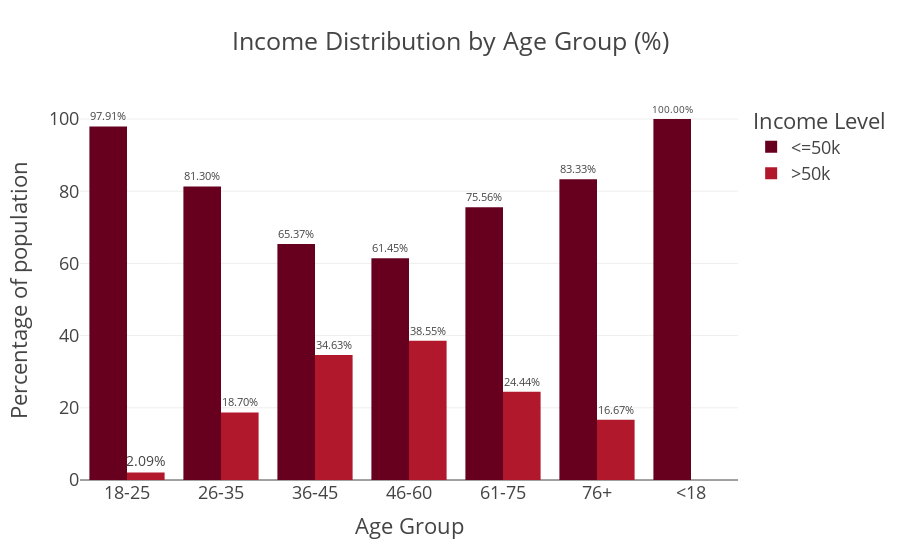

Notebook source saved alongside this figure:
### Code cell
fig = px.bar(
    adult_df_income_age,
    x = 'age_group',
    y = 'percentage',
    color = 'income',
    title = 'Income Distribution by Age Group (%)',
    barmode = 'group', 
    height = 500,
    color_discrete_sequence=px.colors.sequential.RdBu,
    text= 'percentage'
)
fig.update_traces(texttemplate='%{text:.2f}%', textposition='outside')
fig.update_layout(template="presentation", xaxis_title='Age Group', 
                  yaxis_title='Percentage of population', legend_title=dict(text='Income Level'),
                  paper_bgcolor = "rgba(0, 0, 0, 0)", plot_bgcolor = "rgba(0, 0, 0, 0)")
fig.show()

### Figure 1 — Plotly figure (JSON) as saved in the notebook; plotly's stock layout.template omitted (floating-point values rounded to 4 significant figures)
{"data": [{"alignmentgroup": "True", "hovertemplate": "income=<=50k<br>age_group=%{x}<br>percentage=%{text}<extra></extra>", "legendgroup": "<=50k", "marker": {"color": "rgb(103,0,31)", "pattern": {"shape": ""}}, "name": "<=50k", "offsetgroup": "<=50k", "orientation": "v", "showlegend": true, "text": [97.91, 81.3, 65.37, 61.45, 75.56, 83.33, 100.0], "textposition": "outside", "texttemplate": "%{text:.2f}%", "type": "bar", "x": ["18-25", "26-35", "36-45", "46-60", "61-75", "76+", "<18"], "xaxis": "x", "y": [97.91, 81.3, 65.37, 61.45, 75.56, 83.33, 100.0], "yaxis": "y"}, {"alignmentgroup": "True", "hovertemplate": "income=>50k<br>age_group=%{x}<br>percentage=%{text}<extra></extra>", "legendgroup": ">50k", "marker": {"color": "rgb(178,24,43)", "pattern": {"shape": ""}}, "name": ">50k", "offsetgroup": ">50k", "orientation": "v", "showlegend": true, "text": [2.091, 18.7, 34.63, 38.55, 24.44, 16.67], "textposition": "outside", "texttemplate": "%{text:.2f}%", "type": "bar", "x": ["18-25", "26-35", "36-45", "46-60", "61-75", "76+"], "xaxis": "x", "y": [2.091, 18.7, 34.63, 38.55, 24.44, 16.67], "yaxis": "y"}], "layout": {"autosize": true, "barmode": "group", "legend": {"title": {"text": "Income Level"}, "tracegroupgap": 0}, "paper_bgcolor": "rgba(0, 0, 0, 0)", "plot_bgcolor": "rgba(0, 0, 0, 0)", "title": {"text": "Income Distribution by Age Group (%)"}, "xaxis": {"anchor": "y", "autorange": true, "domain": [0, 1], "range": [-0.5, 6.5], "title": {"text": "Age Group"}, "type": "category"}, "yaxis": {"anchor": "x", "autorange": true, "domain": [0, 1], "range": [0, 105.3], "title": {"text": "Percentage of population"}, "type": "linear"}}}
